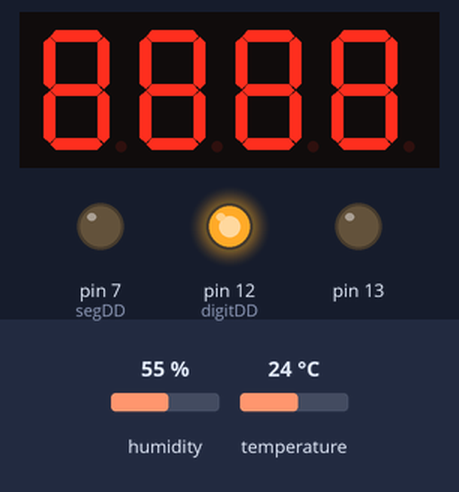
The sketch below on a simulated Arduino Uno, built with avr-gcc and run on an emulated ATmega328P. On the bench: 4-digit seven-segment display, output pins drawn as LEDs (lit = HIGH). Wiring (inferred from the names in the program): 4-digit 7-segment display, segments lit when LOW: segments pin 0, pin 1, pin 2, pin 3, pin 4, pin 5, pin 6; digit selects pin 8, pin 9, pin 10, pin 11. The inputs (shaded band) are chosen by the test bench; at power-on: humidity 55 %, temperature 24 °C. The segment pins are drawn as the display they are named for; pins used as bus, display or sensor lines are not drawn.

Above: at 0.1 s.
At 2.1 s:
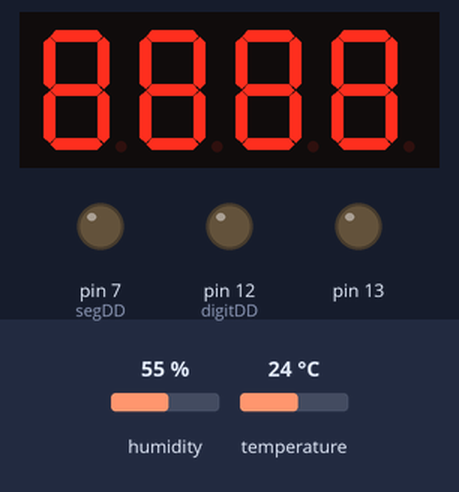
Timing chart, 0 to 129.5 s (numbered marks = the images above):
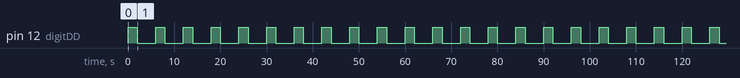

Measured:
- by itself, pin 12 (digitDD): alternates HIGH for 2.0 s and LOW for 4.0 s

The sketch:

DHT22_47_Led.ino
```cpp
#include <DHT22.h>
#define DHT22_PIN A0
DHT22 myDHT22(DHT22_PIN);
int digit1 = 8; //*_:__
int digit2 = 9; //_*:__
int digit3 = 10; //__:*_
int digit4 = 11; //__:_*
int digitDD = 12;//__*__

int segA = 0; //Display pin 14
int segB = 1; //Display pin 16
int segC = 2; //Display pin 13
int segD = 3; //Display pin 3
int segE = 4; //Display pin 5
int segF = 5; //Display pin 11
int segG = 6; //Display pin 15
int segDD = 7; //Display pin 15

void setup() {
  pinMode(segA, OUTPUT);
  pinMode(segB, OUTPUT);
  pinMode(segC, OUTPUT);
  pinMode(segD, OUTPUT);
  pinMode(segE, OUTPUT);
  pinMode(segF, OUTPUT);
  pinMode(segG, OUTPUT);
  pinMode(segDD, OUTPUT);

  pinMode(digit1, OUTPUT);
  pinMode(digit2, OUTPUT);
  pinMode(digit3, OUTPUT);
  pinMode(digit4, OUTPUT);
  pinMode(digitDD, OUTPUT);
  pinMode(13, OUTPUT);
}

void loop() {
  DHT22_ERROR_t errorCode;
  errorCode = myDHT22.readData();
  long  startTime = millis();


  long  sec1 =  (startTime / (1000)) % 60;
  long  hou1 = (startTime / (360000));
  long timer1 = startTime % 6000;
  if (timer1 <= 2000) {
    char buf[9];
    sprintf(buf, "%02ld%02ld", hou1, sec1);
    displayNumber(buf );
    digitalWrite(digitDD, HIGH);
  } else if (timer1 > 2000 && timer1 <= 4000) {
    digitalWrite(digitDD, LOW);displayNumber(String(myDHT22.getTemperatureCInt(),DEC) +"c");
  } else {
    displayNumber(String(myDHT22.getHumidityInt(),DEC) +"H");
  }
}

void displayNumber(String toDisplay) {

#define DIGIT_ON  LOW
#define DIGIT_OFF  HIGH

  long beginTime = millis();

  for (int digit = 4 ; digit > 0 ; digit--) {

    //Turn on a digit for a short amount of time
    switch (digit) {
      case 1:
        digitalWrite(digit1, DIGIT_ON);
        break;
      case 2:
        digitalWrite(digit2, DIGIT_ON);
        break;
      case 3:
        digitalWrite(digit3, DIGIT_ON);
        break;
      case 4:
        digitalWrite(digit4, DIGIT_ON);
        break;
    }


    char stringOne =  toDisplay.charAt(digit - 1);
    lightNumber(stringOne);
    //toDisplay /= 10;

    //Turn off all segments
    lightNumber('#');

    //Turn off all digits
    digitalWrite(digit1, DIGIT_OFF);
    digitalWrite(digit2, DIGIT_OFF);
    digitalWrite(digit3, DIGIT_OFF);
    digitalWrite(digit4, DIGIT_OFF);
  }

  //while( (millis() - beginTime) < 10) ;
  //Wait for 20ms to pass before we paint the display again
}

//Given a number, turns on those segments
//If number == 10, then turn off number
void lightNumber(char CharToDisplay) {

#define SEGMENT_ON  HIGH
#define SEGMENT_OFF LOW

  switch (CharToDisplay) {

    case '0':
      digitalWrite(segA, SEGMENT_ON);
      digitalWrite(segB, SEGMENT_ON);
      digitalWrite(segC, SEGMENT_ON);
      digitalWrite(segD, SEGMENT_ON);
      digitalWrite(segE, SEGMENT_ON);
      digitalWrite(segF, SEGMENT_ON);
      digitalWrite(segG, SEGMENT_OFF);
      break;

    case '1':
      digitalWrite(segA, SEGMENT_OFF);
      digitalWrite(segB, SEGMENT_ON);
      digitalWrite(segC, SEGMENT_ON);
      digitalWrite(segD, SEGMENT_OFF);
      digitalWrite(segE, SEGMENT_OFF);
      digitalWrite(segF, SEGMENT_OFF);
      digitalWrite(segG, SEGMENT_OFF);
      break;

    case '2':
      digitalWrite(segA, SEGMENT_ON);
      digitalWrite(segB, SEGMENT_ON);
      digitalWrite(segC, SEGMENT_OFF);
      digitalWrite(segD, SEGMENT_ON);
      digitalWrite(segE, SEGMENT_ON);
      digitalWrite(segF, SEGMENT_OFF);
      digitalWrite(segG, SEGMENT_ON);
      break;

    case '3':
      digitalWrite(segA, SEGMENT_ON);
      digitalWrite(segB, SEGMENT_ON);
      digitalWrite(segC, SEGMENT_ON);
      digitalWrite(segD, SEGMENT_ON);
      digitalWrite(segE, SEGMENT_OFF);
      digitalWrite(segF, SEGMENT_OFF);
      digitalWrite(segG, SEGMENT_ON);
      break;

    case '4':
      digitalWrite(segA, SEGMENT_OFF);
      digitalWrite(segB, SEGMENT_ON);
      digitalWrite(segC, SEGMENT_ON);
      digitalWrite(segD, SEGMENT_OFF);
      digitalWrite(segE, SEGMENT_OFF);
      digitalWrite(segF, SEGMENT_ON);
      digitalWrite(segG, SEGMENT_ON);
      break;

    case '5':
      digitalWrite(segA, SEGMENT_ON);
      digitalWrite(segB, SEGMENT_OFF);
      digitalWrite(segC, SEGMENT_ON);
      digitalWrite(segD, SEGMENT_ON);
      digitalWrite(segE, SEGMENT_OFF);
      digitalWrite(segF, SEGMENT_ON);
      digitalWrite(segG, SEGMENT_ON);
      break;

    case '6':
      digitalWrite(segA, SEGMENT_ON);
      digitalWrite(segB, SEGMENT_OFF);
      digitalWrite(segC, SEGMENT_ON);
      digitalWrite(segD, SEGMENT_ON);
      digitalWrite(segE, SEGMENT_ON);
      digitalWrite(segF, SEGMENT_ON);
      digitalWrite(segG, SEGMENT_ON);
      break;

    case '7':
      digitalWrite(segA, SEGMENT_ON);
      digitalWrite(segB, SEGMENT_ON);
      digitalWrite(segC, SEGMENT_ON);
      digitalWrite(segD, SEGMENT_OFF);
      digitalWrite(segE, SEGMENT_OFF);
      digitalWrite(segF, SEGMENT_OFF);
      digitalWrite(segG, SEGMENT_OFF);
      break;

    case '8':
      digitalWrite(segA, SEGMENT_ON);
      digitalWrite(segB, SEGMENT_ON);
      digitalWrite(segC, SEGMENT_ON);
      digitalWrite(segD, SEGMENT_ON);
      digitalWrite(segE, SEGMENT_ON);
      digitalWrite(segF, SEGMENT_ON);
      digitalWrite(segG, SEGMENT_ON);
      break;

    case '9':
      digitalWrite(segA, SEGMENT_ON);
      digitalWrite(segB, SEGMENT_ON);
      digitalWrite(segC, SEGMENT_ON);
      digitalWrite(segD, SEGMENT_ON);
      digitalWrite(segE, SEGMENT_OFF);
      digitalWrite(segF, SEGMENT_ON);
      digitalWrite(segG, SEGMENT_ON);
      break;

    case '#':
      digitalWrite(segA, SEGMENT_OFF);
      digitalWrite(segB, SEGMENT_OFF);
      digitalWrite(segC, SEGMENT_OFF);
      digitalWrite(segD, SEGMENT_OFF);
      digitalWrite(segE, SEGMENT_OFF);
      digitalWrite(segF, SEGMENT_OFF);
      digitalWrite(segG, SEGMENT_OFF);
      break;

    case 'H':
      digitalWrite(segA, SEGMENT_OFF);
      digitalWrite(segB, SEGMENT_ON);
      digitalWrite(segC, SEGMENT_ON);
      digitalWrite(segD, SEGMENT_OFF);
      digitalWrite(segE, SEGMENT_ON);
      digitalWrite(segF, SEGMENT_ON);
      digitalWrite(segG, SEGMENT_ON);
      break;

    case 'c':
      digitalWrite(segA, SEGMENT_OFF);
      digitalWrite(segB, SEGMENT_OFF);
      digitalWrite(segC, SEGMENT_OFF);
      digitalWrite(segD, SEGMENT_ON);
      digitalWrite(segE, SEGMENT_ON);
      digitalWrite(segF, SEGMENT_OFF);
      digitalWrite(segG, SEGMENT_ON);
      break;
  }
}
```
